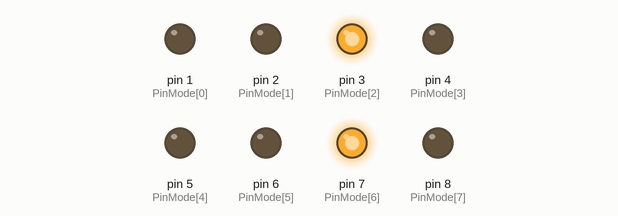
Recording of a sketch running on a simulated Arduino Uno, built with avr-gcc and run on an emulated ATmega328P. On the bench: output pins drawn as LEDs (lit = HIGH).

Above: at 0.2 s.
At 1.2 s:
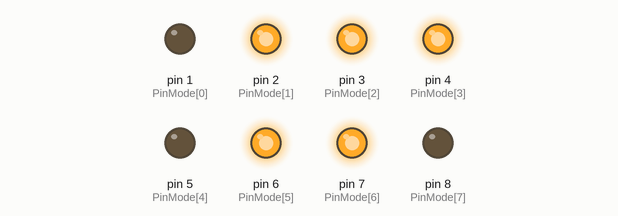
At 1.7 s:
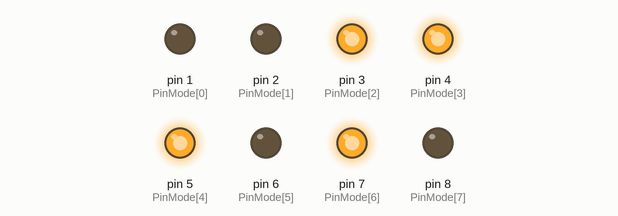
At 2.7 s:
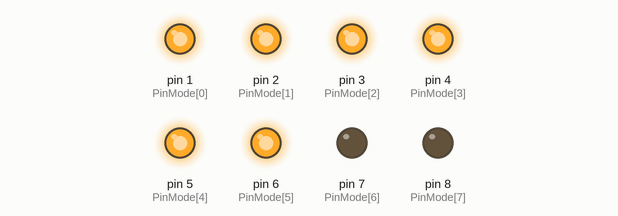
At 4.2 s:
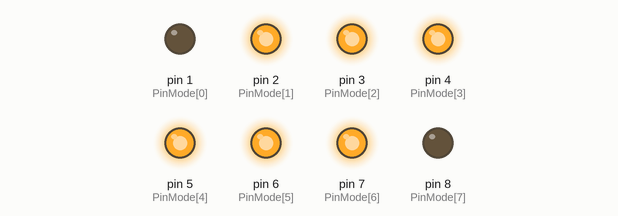
At 5.7 s:
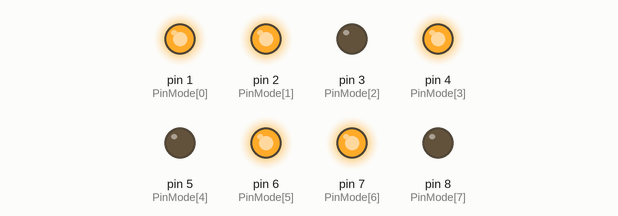
Timing chart, 0 to 6.5 s (numbered marks = the images above):
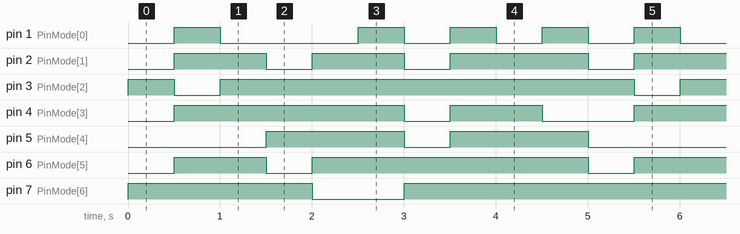

The sketch:

06_For_Numeric.ino
```cpp
int PinMode[8] = {1,2,3,4,5,6,7,8};
int LedState[8];

void setup() {
  for(int i=1 ; i<=8 ; i++)
    pinMode(i,OUTPUT);

}

void loop() {
  //1
  int LedState1[] = {0,0,1,0,0,0,1,0};
  for(int i=0 ; i<8 ; i++)
  {
    digitalWrite(PinMode[i],LedState1[i]);
  }
  delay(500);
  //2
  int LedState2[] = {1,1,0,1,0,1,1,0};
  for(int i=0 ; i<8 ; i++)
  {
    digitalWrite(PinMode[i],LedState2[i]);
  }
  delay(500);
  //3
  int LedState3[] = {0,1,1,1,0,1,1,0};
  for(int i=0 ; i<8 ; i++)
  {
    digitalWrite(PinMode[i],LedState3[i]);
  }
  delay(500);
    //4
  int LedState4[] = {0,0,1,1,1,0,1,0};
  for(int i=0 ; i<8 ; i++)
  {
    digitalWrite(PinMode[i],LedState4[i]);
  }
  delay(500);
      //5
  int LedState5[] = {0,1,1,1,1,1,0,0};
  for(int i=0 ; i<8 ; i++)
  {
    digitalWrite(PinMode[i],LedState5[i]);
  }
  delay(500);
      //6
  int LedState6[] = {1,1,1,1,1,1,0,0};
  for(int i=0 ; i<8 ; i++)
  {
    digitalWrite(PinMode[i],LedState6[i]);
  }
  delay(500);
      //7
  int LedState7[] = {0,0,1,0,0,1,1,0};
  for(int i=0 ; i<8 ; i++)
  {
    digitalWrite(PinMode[i],LedState7[i]);
  }
  delay(500);
      //8
  int LedState8[] = {1,1,1,1,1,1,1,0};
  for(int i=0 ; i<8 ; i++)
  {
    digitalWrite(PinMode[i],LedState8[i]);
  }
  delay(500);
      //9
  int LedState9[] = {0,1,1,1,1,1,1,0};
  for(int i=0 ; i<8 ; i++)
  {
    digitalWrite(PinMode[i],LedState9[i]);
  }
  delay(500);
      //0
  int LedState0[] = {1,1,1,0,1,1,1,0};
  for(int i=0 ; i<8 ; i++)
  {
    digitalWrite(PinMode[i],LedState0[i]);
  }
  delay(500);

  }
```

Measured:
- by itself, pin 1 (PinMode[0]): repeats every 5.0 s: LOW 1.5 s, 3 × (HIGH 0.50 s, LOW 0.50 s), HIGH 0.50 s
- by itself, pin 2 (PinMode[1]): repeats every 5.0 s: LOW 0.50 s, HIGH 1.0 s, LOW 0.50 s, HIGH 1.5 s, LOW 0.50 s, HIGH 1.0 s
- by itself, pin 3 (PinMode[2]): repeats every 5.0 s: LOW 0.50 s, HIGH 4.5 s
- by itself, pin 4 (PinMode[3]): repeats every 5.0 s: LOW 0.50 s, HIGH 1.0 s, LOW 1.0 s, HIGH 2.5 s
- by itself, pin 5 (PinMode[4]): repeats every 5.0 s: LOW 0.50 s, HIGH 1.5 s, LOW 1.5 s, HIGH 1.5 s
- by itself, pin 6 (PinMode[5]): repeats every 5.0 s: LOW 0.50 s, HIGH 3.0 s, LOW 0.50 s, HIGH 1.0 s
- by itself, pin 7 (PinMode[6]): repeats every 5.0 s: LOW 1.0 s, HIGH 4.0 s
